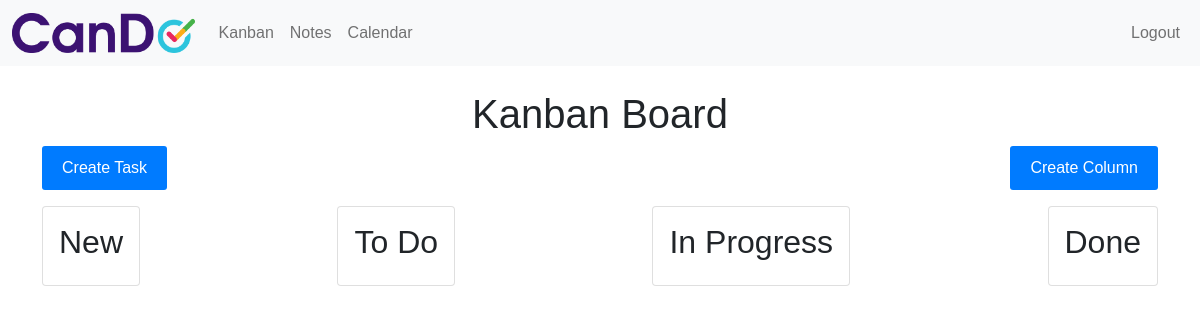
/kanban/ (signed in), run on an earlier commit of the app's database.
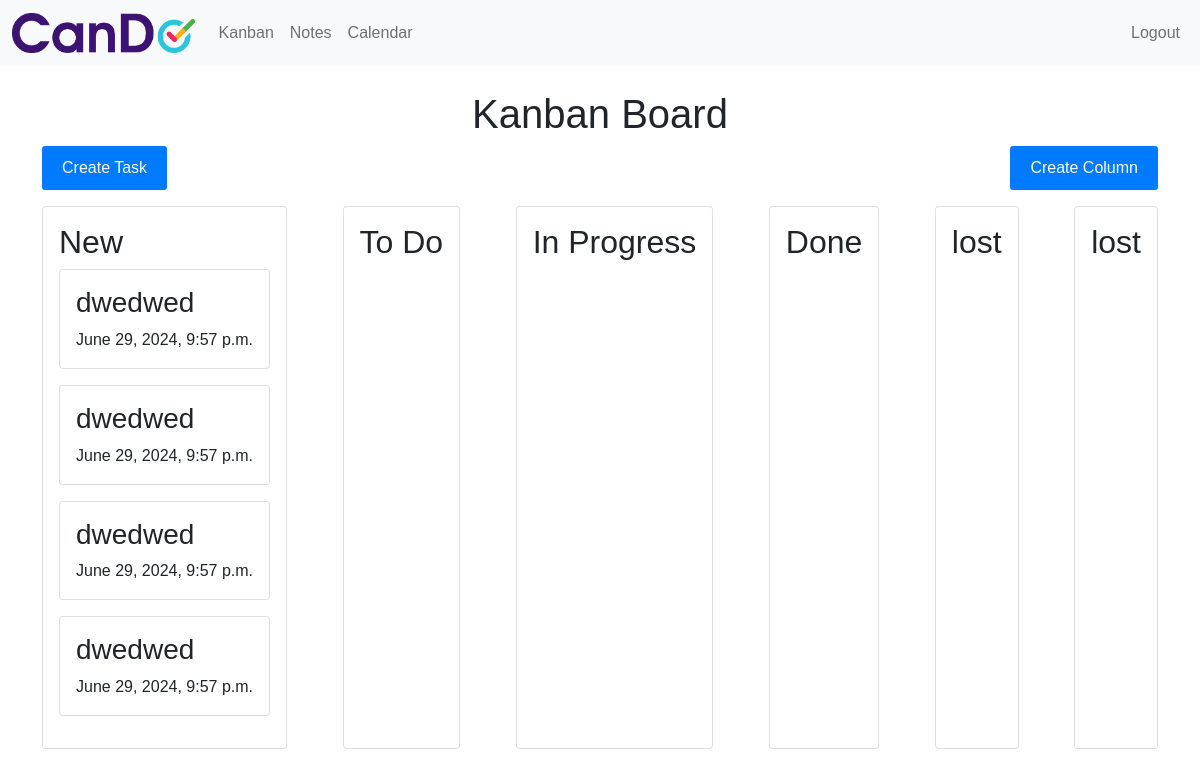
And on a later commit of the database.
### kanban/models.py (models this page shows, shortened)
class KanbanTask(models.Model):
    user = models.ForeignKey(User, on_delete=models.CASCADE)
    category = models.ForeignKey(Category, null=True, blank=True, on_delete=models.SET_NULL)
    project = models.ForeignKey(Project, null=True, blank=True, on_delete=models.SET_NULL)
    title = models.CharField(max_length=100)
    description = models.TextField()
    created_at = models.DateTimeField(auto_now_add=True)
    due_date = models.DateTimeField(null=True, blank=True)
    priority = models.CharField(max_length=10, null=True, blank=True)
    completed = models.BooleanField(default=False)
    recurring_interval = models.CharField(max_length=50, null=True, blank=True)
    stage = models.CharField(max_length=50)  # New, To Do, In Progress, Done

class Column(models.Model):
    name = models.CharField(max_length=100)
    user = models.ForeignKey(User, on_delete=models.CASCADE)

### kanban/views.py (the view)
# urls.py: path('', views.kanban_board, name='index'),
def kanban_board(request):
    tasks = KanbanTask.objects.filter(user=request.user)
    columns = Column.objects.filter(user=request.user)
    predefined_columns = ['New', 'To Do', 'In Progress', 'Done']
    context = {'tasks': tasks, 'columns': predefined_columns + [col.name for col in columns]}
    return render(request, 'kanban/index.html', context)

### kanban/templates/kanban/index.html (shortened to what this page needs)
{% extends 'base.html' %}
{% load static %}
{% block content %}
<h1 class="text-center">Kanban Board</h1>
<div class="d-flex justify-content-between mb-3">
    <button id="create-task-btn" class="btn btn-primary">Create Task</button>
    <button id="create-column-btn" class="btn btn-secondary">Create Column</button>
</div>
<div id="board" class="d-flex justify-content-between">
    {% for column in columns %}
        <div class="column card" id="{{ column }}">
            <div class="card-body">
                <h2 class="card-title">{{ column }}</h2>
                <div class="tasks" id="tasks-{{ column }}">
                    {% for task in tasks %}
                        {% if task.stage == column %}
                            <div class="task card mb-3" draggable="true" id="task-{{ task.id }}">
                                <div class="card-body">
                                    <h3 class="card-title">{{ task.title }}</h3>
                                    <p class="card-text">{{ task.due_date }}</p>
                                </div>
                            </div>
                        {% endif %}
                    {% endfor %}
                </div>
            </div>
        </div>
    {% endfor %}
</div>
{% endblock %}

### templates/base.html (shortened to what this page needs)
<!DOCTYPE html>
<html lang="en">
<head>
    {% load static %}
    <link rel="stylesheet" href="https://cdn.jsdelivr.net/npm/bootstrap@5.1.3/dist/css/bootstrap.min.css">
    <link rel="stylesheet" type="text/css" href="{% static 'css/styles.css' %}">
</head>
<body>
    <nav class="navbar navbar-expand-lg navbar-light bg-light">
        <div class="container-fluid">
            <a class="navbar-brand" href="{% url 'kanban:index' %}">
                <img src="{% static 'logo/candologo.png' %}" alt="Logo" style="height: 40px;">
            </a>
            <div class="collapse navbar-collapse" id="navbarNav">
                <ul class="navbar-nav me-auto">
                    <li class="nav-item">
                        <a class="nav-link" href="{% url 'kanban:index' %}">Kanban</a>
                    </li>
                    <li class="nav-item">
                        <a class="nav-link" href="{% url 'notes:index' %}">Notes</a>
                    </li>
                    <li class="nav-item">
                        <a class="nav-link" href="{% url 'calendar_app:index' %}">Calendar</a>
                    </li>
                </ul>
                <ul class="navbar-nav">
                    <li class="nav-item">
                        <a class="nav-link" href="{% url 'account_logout' %}">Logout</a>
                    </li>
                </ul>
            </div>
        </div>
    </nav>
    <div class="container mt-4">
        {% block content %}{% endblock %}
    </div>
</body>
</html>

### staticfiles/css/styles.css (style rules this page uses)
body { font-family: Arial, sans-serif; }
.btn { display: inline-block; padding: 10px 20px; color: #fff; background-color: #007bff; border: none; border-radius: 3px; cursor: pointer; }

What changed in the data, as far as the page shows it:
added KanbanTask: title "dwedwed", due_date "June 29, 2024, 9:57 p.m."
added KanbanTask: title "dwedwed", due_date "June 29, 2024, 9:57 p.m."
added KanbanTask: title "dwedwed", due_date "June 29, 2024, 9:57 p.m."
added KanbanTask: title "dwedwed", due_date "June 29, 2024, 9:57 p.m."
added Column: columns "lost"
added Column: columns "lost"
